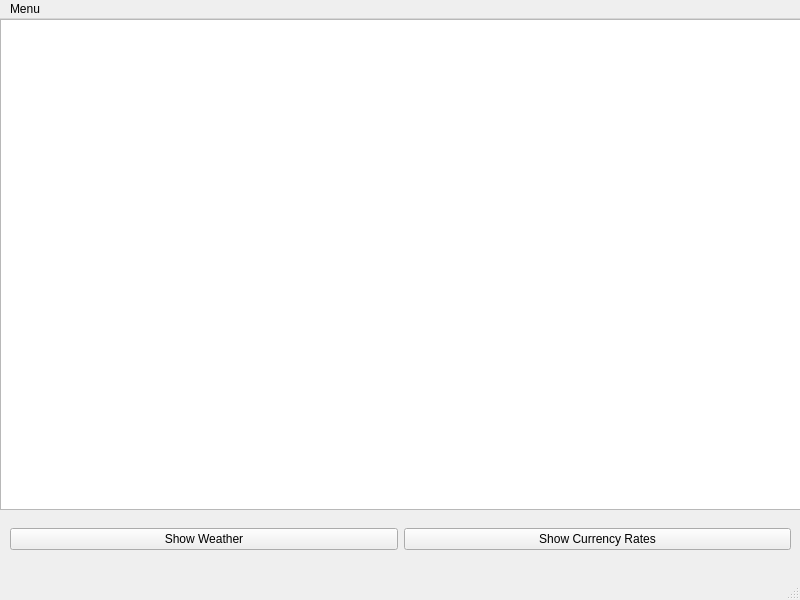
<?xml version="1.0" encoding="UTF-8"?>
<ui version="4.0">
 <class>HtmlParser</class>
 <widget class="QMainWindow" name="HtmlParser">
  <property name="geometry">
   <rect>
    <x>0</x>
    <y>0</y>
    <width>800</width>
    <height>600</height>
   </rect>
  </property>
  <property name="windowTitle">
   <string>HtmlParser</string>
  </property>
  <widget class="QWidget" name="centralwidget">
   <widget class="QTextEdit" name="textEdit">
    <property name="geometry">
     <rect>
      <x>0</x>
      <y>0</y>
      <width>801</width>
      <height>491</height>
     </rect>
    </property>
   </widget>
   <widget class="QWidget" name="horizontalLayoutWidget">
    <property name="geometry">
     <rect>
      <x>10</x>
      <y>500</y>
      <width>781</width>
      <height>41</height>
     </rect>
    </property>
    <layout class="QHBoxLayout" name="horizontalLayout">
     <item>
      <widget class="QPushButton" name="showWeatherBtn">
       <property name="text">
        <string>Show Weather</string>
       </property>
      </widget>
     </item>
     <item>
      <widget class="QPushButton" name="showRatesBtn">
       <property name="text">
        <string>Show Currency Rates</string>
       </property>
      </widget>
     </item>
    </layout>
   </widget>
  </widget>
  <widget class="QMenuBar" name="menubar">
   <property name="geometry">
    <rect>
     <x>0</x>
     <y>0</y>
     <width>800</width>
     <height>21</height>
    </rect>
   </property>
   <widget class="QMenu" name="menuMenu">
    <property name="title">
     <string>Menu</string>
    </property>
   </widget>
   <addaction name="menuMenu"/>
  </widget>
  <widget class="QStatusBar" name="statusbar"/>
 </widget>
 <resources/>
 <connections/>
</ui>
